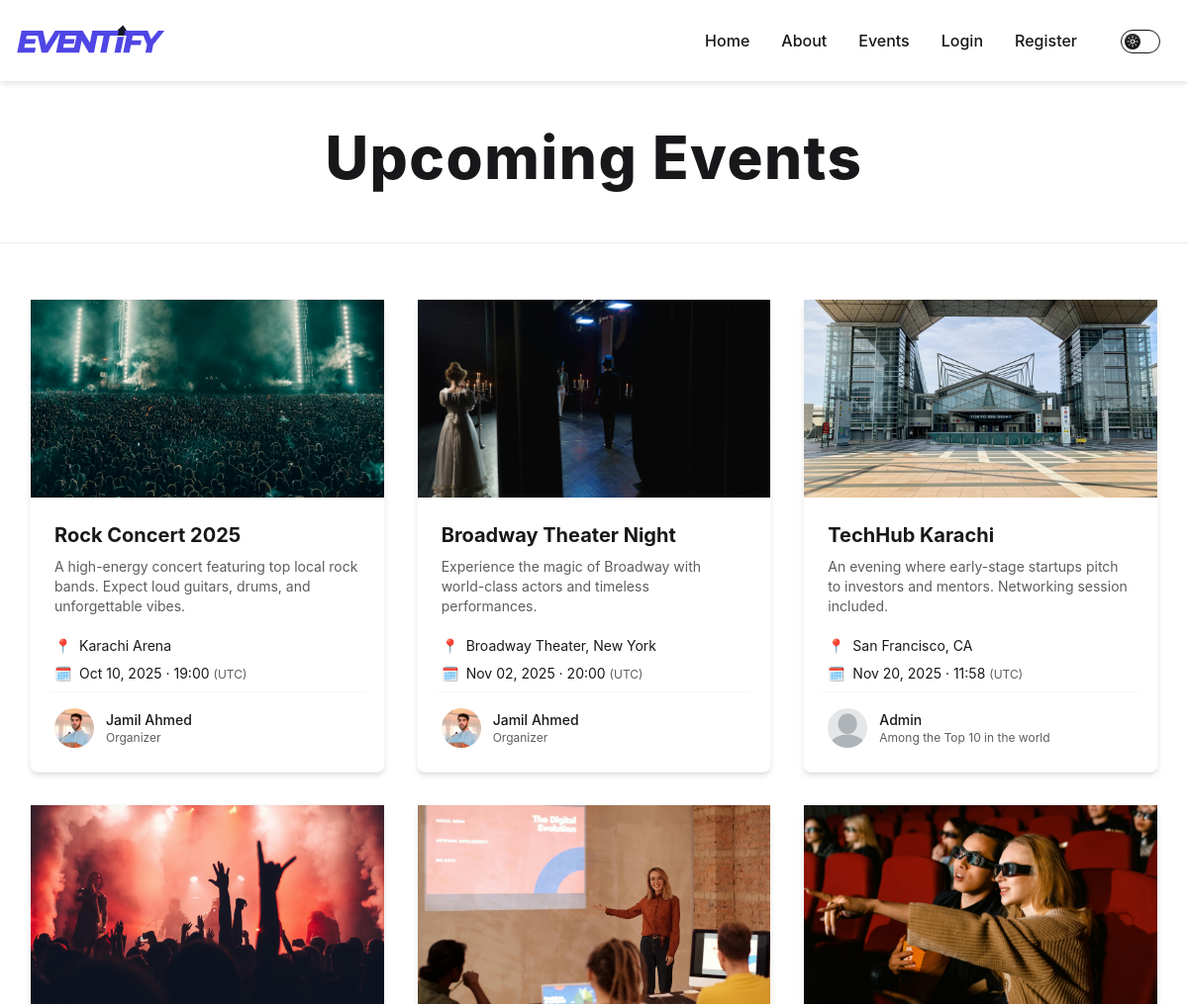
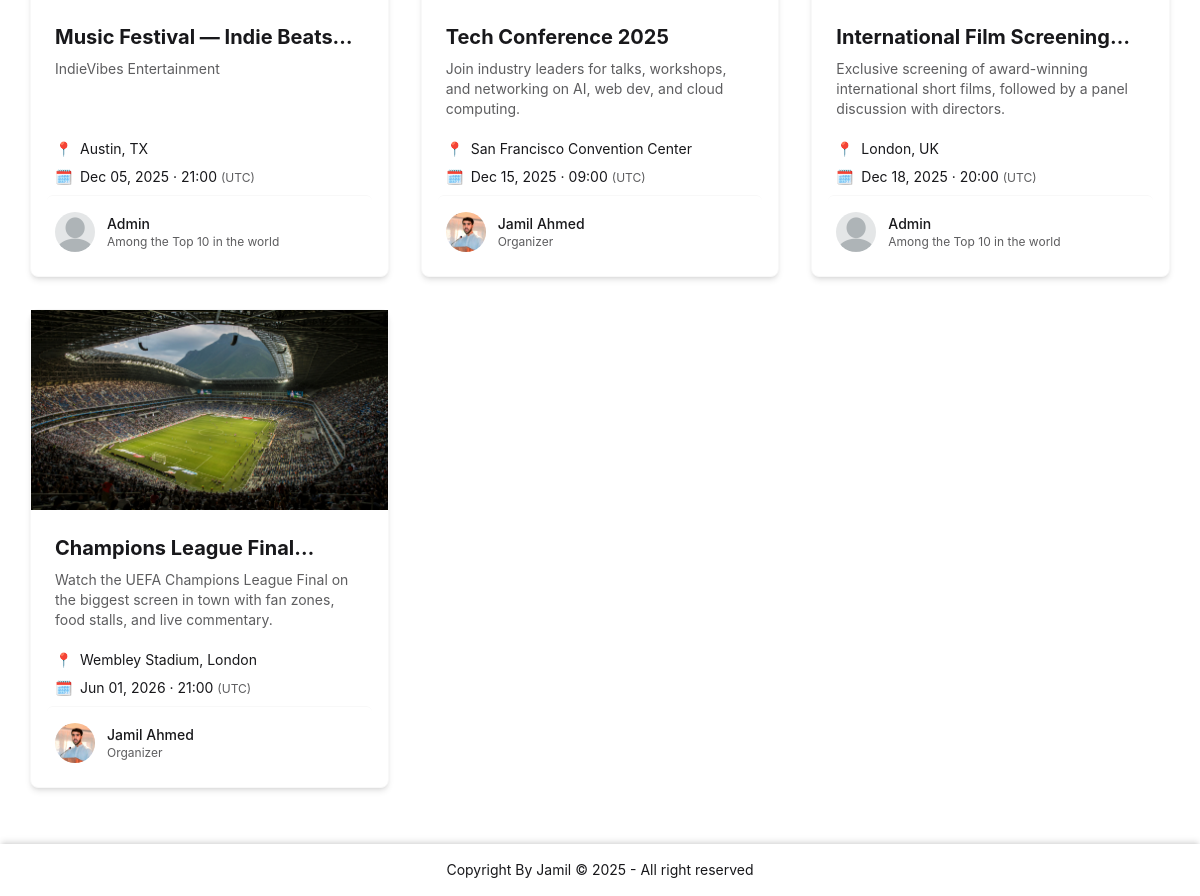
Page /events/ on the earlier database version (2 pictures, top to bottom).
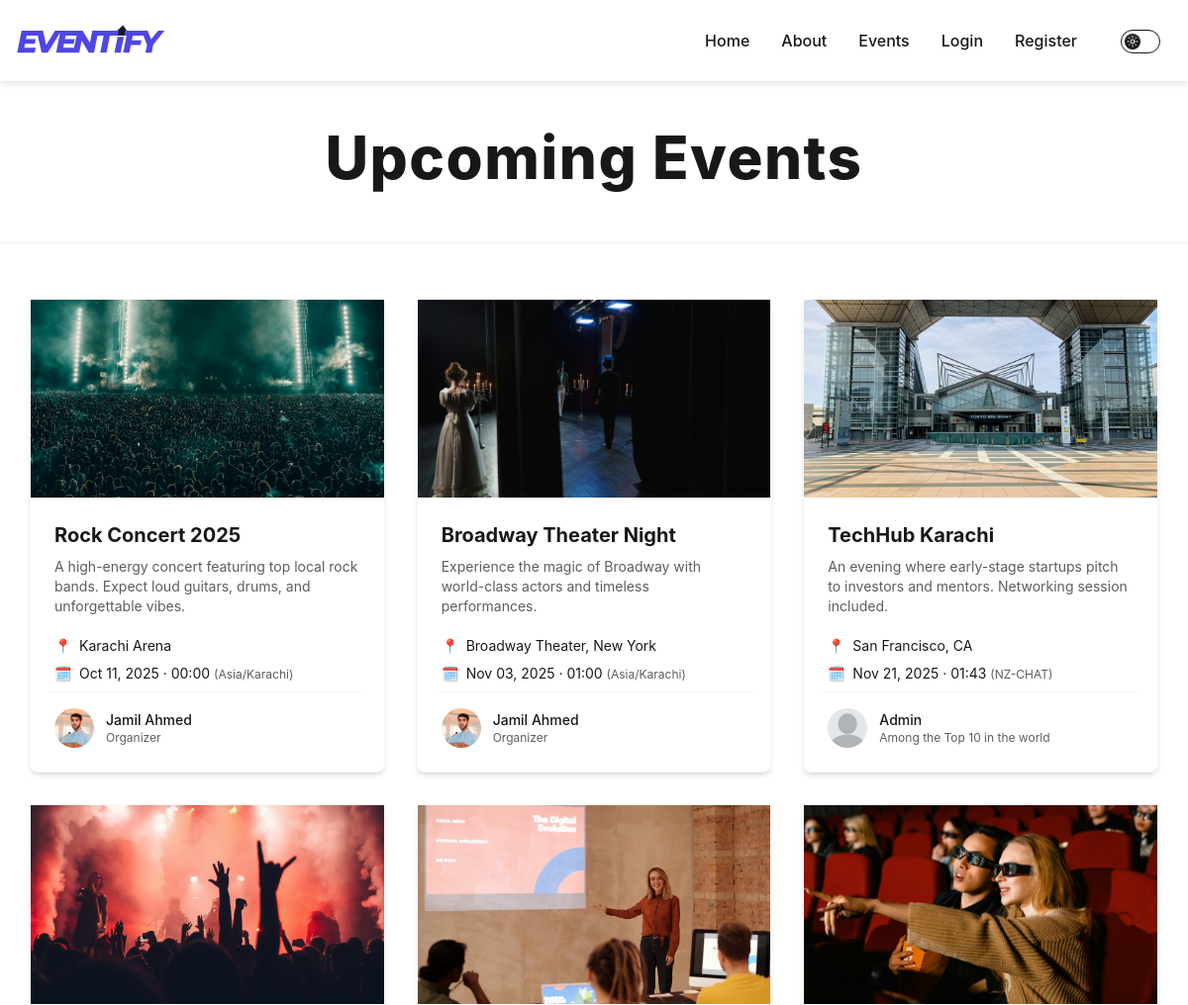
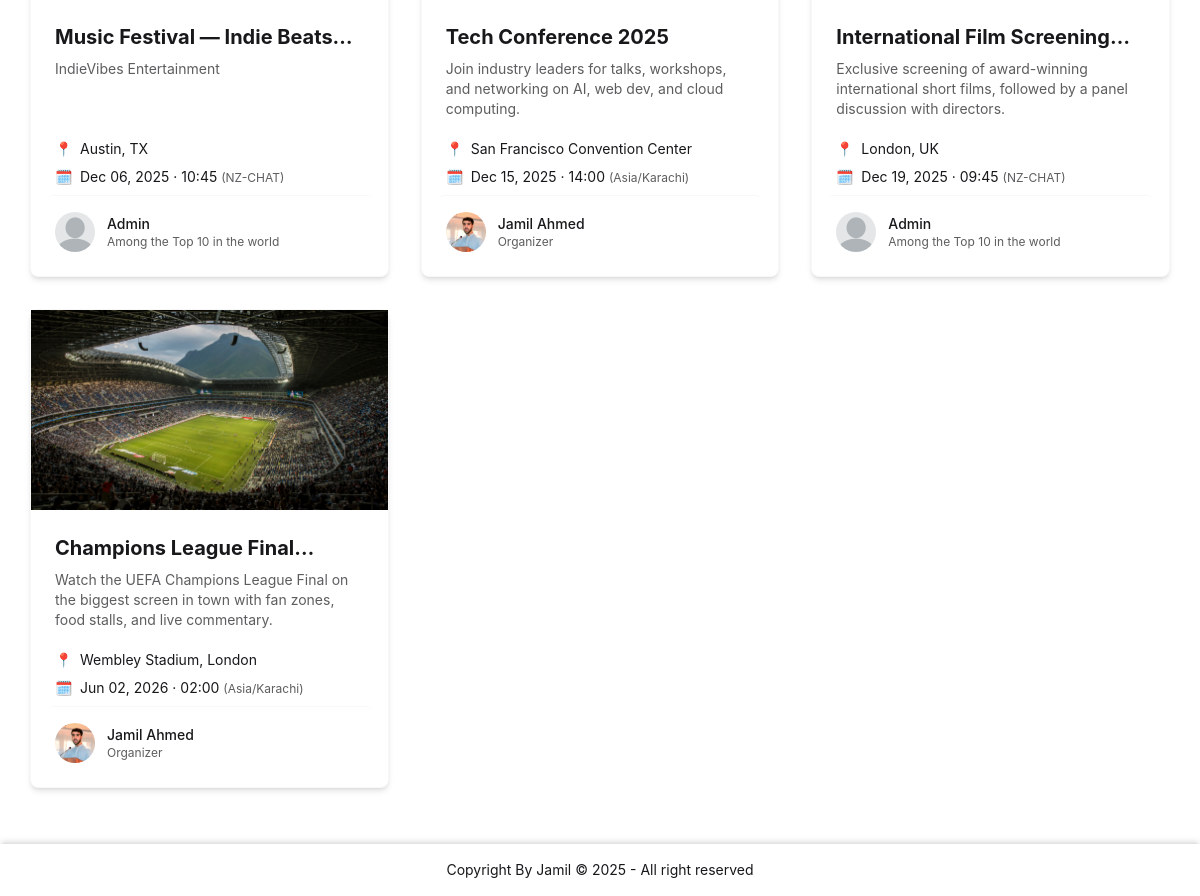
Same page on the later database version (2 pictures, top to bottom).
### events/models.py (models this page shows, shortened)
class Event(models.Model):
    id = models.UUIDField(
        primary_key=True,
        default=uuid.uuid4,
        editable=False
    )
    title = models.CharField(max_length=255)
    description = models.TextField(blank=True)
    start_time = models.DateTimeField(default=timezone.now)
    location = models.TextField()
    image = models.ImageField(upload_to='events/')
    organizer = models.ForeignKey(
        User, on_delete=models.CASCADE, related_name="events"
    )

### authentication/models.py (models this page shows, shortened)
class User(AbstractUser):
    ROLE_CHOICES = [
        ('admin', 'Admin'),
        ('organizer', 'Organizer'),
        ('attendee', 'Attendee'),
    ]
    id = models.UUIDField(
        primary_key=True,
        default=uuid.uuid4,
        editable=False
    )
    name = models.CharField(_("Full Name"), max_length=300, blank=False)
    email = models.EmailField(_("Email address"), unique=True)
    role = models.CharField(
        max_length=20, choices=ROLE_CHOICES, default='attendee'
    )
    tagline = models.CharField(_("Tagline"), max_length=150, blank=True)
    description = models.TextField(_("Description"), blank=True)
    following = models.ManyToManyField(
        'self',
        symmetrical=False,
        related_name='followers',
        blank=True
    )
    timezone = models.CharField(
        max_length=50,
        choices=[(tz, tz) for tz in pytz.all_timezones],
        default="UTC"
    )
    profile_pic = models.ImageField(
        upload_to='profiles/',
        blank=True,
        null=True
    )

### events/views/event_views.py (the view)
# urls.py: path('events/', include("events.urls"))
def events(request):
    mine_param = request.GET.get("mine") == "1"
    if (
        mine_param
        and request.user.is_authenticated
        and request.user.role in ['organizer', 'admin']
    ):
        event_list = Event.objects.filter(
            organizer=request.user).order_by('-pk')
    else:
        event_list = Event.objects.filter(
            organizer__role__in=['organizer', 'admin'],
            start_time__gte=timezone.now()
        ).order_by('start_time', 'pk')
        mine_param = False  # reset if not allowed
    paginator = Paginator(event_list, MAX_EVENTS_PER_PAGE)
    page_number = request.GET.get('page')
    events = paginator.get_page(page_number)
    return render(request, 'events/event_templates/events.html', {
        'events': events,
        'mine': mine_param,
    })

### templates/events/event_templates/events.html (shortened to what this page needs)
{% extends 'base.html' %}
{% load static thumbnail tz %}
{% block body %}
  <div class="mx-auto max-w-[1250px] w-[95%]">
    <h1 class="text-4xl md:text-5xl lg:text-6xl font-extrabold leading-tight mt-10 mb-12 text-center tracking-wide">
      {% if mine %}
        My Events
      {% else %}
        Upcoming Events
      {% endif %}
    </h1>
  </div>
  <hr class="my-6 border-base-300" />
  <div class="mx-auto max-w-[1250px] w-[95%] min-h-[70dvh] grid gap-8 sm:grid-cols-2 lg:grid-cols-3 my-14">
    {% for event in events %}
      <div class="card bg-base-100 shadow-md hover:shadow-xl transition duration-300 border border-base-200">
        {% if event.image %}
          <a href="{% url 'events:event_detail' event.pk %}">
            <figure class="aspect-[16/9] overflow-hidden">
              {% thumbnail event.image '400x226' crop='center' as thumb %}
              <img src="{{ thumb.url }}" alt="{{ event.title }}" class="w-full h-full object-cover hover:scale-105 transition duration-500" />
              {% endthumbnail %}
            </figure>
          </a>
        {% endif %}
        <div class="card-body flex flex-col">
          <a href="{% url 'events:event_detail' event.pk %}"><h2 class="card-title text-xl font-bold line-clamp-1">{{ event.title }}</h2></a>
          <p class="text-sm text-base-content/70 line-clamp-3">{{ event.description }}</p>
          <div class="mt-3 text-sm space-y-2">
            <p class="flex flex-wrap items-center gap-2">
              <span class="font-medium">📍</span>
              <span class="break-words">{{ event.location }}</span>
            </p>
            <div class="flex flex-col space-y-1">
              <p class="flex items-center gap-2">
                <span class="font-medium">🗓</span>
                <span>
                  {% timezone event.organizer.timezone %}
                  {{ event.start_time|date:'M d, Y · H:i' }}
                  {% endtimezone %}
                  <span class="text-xs text-base-content/70">({{ event.organizer.timezone }})</span>
                </span>
              </p>
            </div>
          </div>
          <a href="{% url 'authentication:profile' event.organizer.username %}" class="flex items-center gap-3 mt-auto pt-4 border-t border-base-200 hover:bg-base-200/40 transition rounded-md p-2 -m-2">
            <div class="avatar">
              <div class="w-10 h-10 rounded-full">
                {% if event.organizer.profile_pic %}
                  {% thumbnail event.organizer.profile_pic '40x40' crop='center' as thumb %}
                  <img src="{{ thumb.url }}" alt="{{ event.organizer.name }}" />
                  {% endthumbnail %}
                {% else %}
                  <img src="{% static 'images/default-profile.webp' %}" alt="Default profile" />
                {% endif %}
              </div>
            </div>
            <div>
              {% if event.organizer == request.user %}
                <p class="text-sm font-bold text-primary flex items-center gap-2">
                  <span class="badge badge-sm badge-primary">Your Event</span>
                  {{ event.organizer.name }}
                </p>
              {% else %}
                <p class="text-sm font-medium text-base-content">{{ event.organizer.name }}</p>
              {% endif %}
              <p class="text-xs text-base-content/70">{{ event.organizer.tagline|default:'Organizer' }}</p>
            </div>
          </a>
        </div>
      </div>
    {% empty %}
      <p class="col-span-full text-center text-base-content/60 text-lg">No events available at the moment.</p>
    {% endfor %}
  </div>
{% endblock %}

### templates/base.html (shortened to what this page needs)
{% load static tailwind_tags %}
<!DOCTYPE html>
<html lang="en">
  <head>
    {% tailwind_css %}
    <link href="{% static 'css/flowbite.min.css' %}" rel="stylesheet" />
  </head>
  <body>
    {% include 'components/Navbar.html' %}
    {% block body %}{% endblock %}
    {% include 'components/footer.html' %}
  </body>
</html>

### templates/components/Navbar.html (shortened to what this page needs)
{% load static %}
<nav class="shadow-[0_4px_6px_-1px_rgba(0,0,0,0.1),0_-2px_4px_-2px_rgba(0,0,0,0.1)] mb-2">
  <div class="max-w-screen-xl flex flex-wrap items-center justify-between mx-auto p-4">
    <a href="#" class="flex items-center space-x-3 rtl:space-x-reverse"><img src="{% static 'Logo.svg' %}" class="h-8" alt="Logo" /></a>
    <div class="hidden w-full md:block md:w-auto" id="navbar-default">
      <ul class="justify-center item-start md:items-center font-medium flex flex-col p-4 md:p-0 mt-4 rounded-lg md:flex-row md:space-x-8 rtl:space-x-reverse md:mt-0">
        <li>
          <a href="#" class="block py-2 px-3 rounded-sm md:bg-transparent md:p-0" aria-current="page">Home</a>
        </li>
        <li>
          <a href="#" class="block py-2 px-3 rounded-sm md:hover:text-blue-700 md:p-0 dark:hover:text-white">About</a>
        </li>
        <li>
          <a href="{% url 'events:events' %}" class="block py-2 px-3 rounded-sm md:hover:text-blue-700 md:p-0 dark:hover:text-white">Events</a>
        </li>
        {% if not request.user.is_authenticated %}
          <li>
            <a href="{% url 'authentication:login' %}" class="block py-2 px-3 rounded-sm md:hover:text-blue-700 md:p-0 dark:hover:text-white">Login</a>
          </li>
          <li>
            <a href="{% url 'authentication:register' %}" class="block py-2 px-3 rounded-sm md:hover:text-blue-700 md:p-0 dark:hover:text-white">Register</a>
          </li>
        {% endif %}
        <li class="p-3">
          <label class="toggle text-base-content">
          </label>
        </li>
      </ul>
    </div>
  </div>
</nav>

### templates/components/Footer.html (shortened to what this page needs)
{% load static %}
<footer class="footer sm:footer-horizontal w-full p-4 mt-2 shadow-[0_-4px_6px_-1px_rgba(0,0,0,0.1),0_-2px_4px_-2px_rgba(0,0,0,0.1)]">
  <div class="flex w-full justify-center items-center text-center">
    <p class="text-center w-full">
      Copyright By Jamil © <span id="currentFullYear"></span> - All right reserved
    </p>
  </div>
</footer>

Differences in the rows shown:
changed through a linked row, Event "Karachi Arena": start_time "Oct 10, 2025 · 19:00" → "Oct 11, 2025 · 00:00"; organizer.timezone "UTC" → "Asia/Karachi"
changed through a linked row, Event "Broadway Theater Night": start_time "Nov 02, 2025 · 20:00" → "Nov 03, 2025 · 01:00"; organizer.timezone "UTC" → "Asia/Karachi"
changed through a linked row, Event "TechHub Karachi": start_time "Nov 20, 2025 · 11:58" → "Nov 21, 2025 · 01:43"; organizer.timezone "UTC" → "NZ-CHAT"
changed through a linked row, Event "IndieVibes Entertainment": start_time "Dec 05, 2025 · 21:00" → "Dec 06, 2025 · 10:45"; organizer.timezone "UTC" → "NZ-CHAT"
changed through a linked row, Event "San Francisco Convention Center": start_time "Dec 15, 2025 · 09:00" → "Dec 15, 2025 · 14:00"; organizer.timezone "UTC" → "Asia/Karachi"
changed through a linked row, Event "London, UK": start_time "Dec 18, 2025 · 20:00" → "Dec 19, 2025 · 09:45"; organizer.timezone "UTC" → "NZ-CHAT"
changed through a linked row, Event "Wembley Stadium, London": start_time "Jun 01, 2026 · 21:00" → "Jun 02, 2026 · 02:00"; organizer.timezone "UTC" → "Asia/Karachi"
